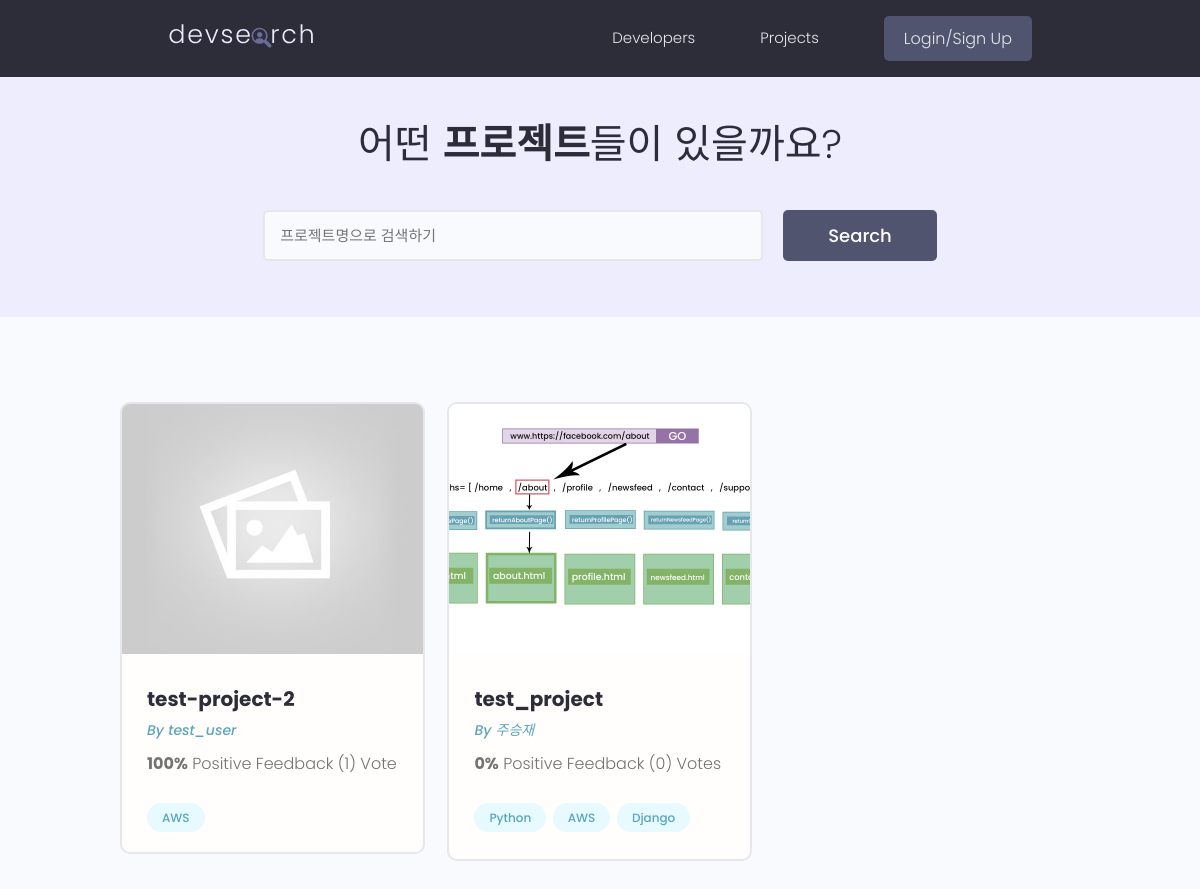
/projects/, run on the app's committed database.
### projects/models.py (models this page shows, shortened)
class Project(models.Model):
    owner = models.ForeignKey(
        Profile, null=True, blank=True, on_delete=models.CASCADE)
    title = models.CharField(max_length=200)
    description = models.TextField(null=True, blank=True)
    featured_image = models.ImageField(
        null=True, blank=True, default="default.jpg")
    demo_link = models.CharField(max_length=2000, null=True, blank=True)
    source_link = models.CharField(max_length=2000, null=True, blank=True)
    tags = models.ManyToManyField('Tag', blank=True)
    vote_total = models.IntegerField(default=0, null=True, blank=True)
    vote_ratio = models.IntegerField(default=0, null=True, blank=True)
    created = models.DateTimeField(auto_now_add=True)
    id = models.UUIDField(default=uuid.uuid4, unique=True,
                          primary_key=True, editable=False)
    class Meta:
        ordering = ['-vote_ratio', '-vote_total', 'title']
    @property
    def imageURL(self):
        try:
            url = self.featured_image.url
        except:
            url = ''
        return url

class Tag(models.Model):
    name = models.CharField(max_length=200)
    created = models.DateTimeField(auto_now_add=True)
    id = models.UUIDField(default=uuid.uuid4, unique=True,
                          primary_key=True, editable=False)
    def __str__(self):
        return self.name

### users/models.py (models this page shows, shortened)
class Profile(models.Model):
    user = models.OneToOneField(
        User, on_delete=models.CASCADE, null=True, blank=True)
    name = models.CharField(max_length=200, blank=True, null=True)
    email = models.EmailField(max_length=500, blank=True, null=True)
    username = models.CharField(max_length=200, blank=True, null=True)
    location = models.CharField(max_length=200, blank=True, null=True)
    short_intro = models.CharField(max_length=200, blank=True, null=True)
    bio = models.TextField(blank=True, null=True)
    profile_image = models.ImageField(
        null=True, blank=True, upload_to='profiles/', default="profiles/user-default.png")
    social_github = models.CharField(max_length=200, blank=True, null=True)
    social_twitter = models.CharField(max_length=200, blank=True, null=True)
    social_linkedin = models.CharField(max_length=200, blank=True, null=True)
    social_youtube = models.CharField(max_length=200, blank=True, null=True)
    social_website = models.CharField(max_length=200, blank=True, null=True)
    created = models.DateTimeField(auto_now_add=True)
    id = models.UUIDField(default=uuid.uuid4, unique=True,
                          primary_key=True, editable=False)
    class Meta:
        ordering = ['created']

### projects/views.py (the view)
# urls.py: path('projects/', views.getProjects),
def projects(request):
    projects, search_query = searchProjects(request)
    custom_range, projects = paginateProjects(request, projects, 6)
    context = {'projects': projects,
               'search_query': search_query, 'custom_range': custom_range}
    return render(request, 'projects/projects.html', context)

### projects/utils.py (called while the page is built)
def paginateProjects(request, projects, results):
    page = request.GET.get('page')
    paginator = Paginator(projects, results)
    try:
        projects = paginator.page(page)
    except PageNotAnInteger:
        page = 1
        projects = paginator.page(page)
    except EmptyPage:
        page = paginator.num_pages
        projects = paginator.page(page)
    leftIndex = (int(page) - 4)
    if leftIndex < 1:
        leftIndex = 1
    rightIndex = (int(page) + 5)
    if rightIndex > paginator.num_pages:
        rightIndex = paginator.num_pages + 1
    custom_range = range(leftIndex, rightIndex)
    return custom_range, projects

def searchProjects(request):
    search_query = ''
    if request.GET.get('search_query'):
        search_query = request.GET.get('search_query')
    tags = Tag.objects.filter(name__icontains=search_query)
    projects = Project.objects.distinct().filter(
        Q(title__icontains=search_query) |
        Q(description__icontains=search_query) |
        Q(owner__name__icontains=search_query) |
        Q(tags__in=tags)
    )
    return projects, search_query

### projects/templates/projects/projects.html (shortened to what this page needs)
{% extends 'main.html' %}
{% block content %}
<main class="projects">
    <section class="hero-section text-center">
        <div class="container container--narrow">
            <div class="hero-section__box">
                <h2>어떤 <span>프로젝트</span>들이 있을까요?</h2>
            </div>
            <div class="hero-section__search">
                <form id='searchForm' class="form" action="{% url 'projects' %}" method="get">
                    <div class="form__field">
                        <input class="input input--text" id="formInput#search" type="text" name="search_query"
                            placeholder="프로젝트명으로 검색하기" value="{{search_query}}" />
                    </div>
                    <input class="btn btn--sub btn--lg" type="submit" value="Search" />
                </form>
            </div>
        </div>
    </section>
    <section class="projectsList">
        <div class="container">
            <div class="grid grid--three">
                {% for project in projects %}
                <div class="column">
                    <div class="card project">
                        <a href="{% url 'project' project.id %}" class="project">
                            <img class="project__thumbnail" src="{{project.imageURL}}" alt="project thumbnail" />
                            <div class="card__body">
                                <h3 class="project__title">{{project.title}}</h3>
                                <p><a class="project__author" href="{% url 'user-profile' project.owner.id %}">By
                                        {{project.owner.name}}</a>
                                </p>
                                <p class="project--rating">
                                    <span style="font-weight: bold;">{{project.vote_ratio}}%</span> Positive
                                    Feedback ({{project.vote_total}}) Vote{{project.vote_total|pluralize:"s"}}
                                </p>
                                <div class="project__tags">
                                    {% for tag in project.tags.all %}
                                    <span class="tag tag--pill tag--main">
                                        <small>{{tag}}</small>
                                    </span>
                                    {% endfor %}
                                </div>
                            </div>
                        </a>
                    </div>
                </div>
                {% endfor %}
            </div>
        </div>
    </section>
</main>
{% endblock %}

### static/styles/app.css (style rules this page uses)
:root { --color-sub: #2d2d39; }
.btn--sub { background-color: var(--color-sub-light); }
.card { border: 2px solid var(--color-light); }
img { width: 100%; }
.hero-section { height: 40vh; display: flex; align-items: center; background-color: var(--color-sub); }
.hero-section__box { margin-bottom: 4rem; }
.hero-section__box > h2, .hero-section__box > h2 > span { font-size: 4rem; color: var(--color-light); line-height: 1.3; text-transform: uppercase; }
.hero-section__box > h2 { font-weight: 300; }
.hero-section__box > h2 > span { font-weight: 700; }
.hero-section__search > .form { display: flex; align-items: center; justify-content: center; gap: 2rem; }
.hero-section__search > .form input.input--text { width: 50rem; }
.project__author { font-size: 1.4rem; font-style: italic; }
.project--rating { margin-bottom: 1.6em; margin-top: .5em; }
.projects > .hero-section { background: var(--color-sub-lighter); height: 30vh; }
.projects .hero-section__box { margin-bottom: 2.5rem; }
.projects .hero-section__box > h2 { color: var(--color-sub); }
.projects .hero-section__box > h2 > span { font-weight: 700; color: var(--color-sub); }
.projectsList { margin-top: 8rem; }
.project__thumbnail { height: 25rem; object-fit: cover; object-position: top center; }
.project__title { font-size: 2rem; font-weight: 700; color: var(--color-sub); }

### static/uikit/styles/modules/_variables.css (style rules this page uses)
:root { --color-main: #5aa5b9; --color-main-light: #e6faff; --color-sub: #3f4156; --color-sub-light: #51546e; --color-sub-lighter: #ededfd; --color-text: #737373; --color-gray: #8b8b8b; --color-light: #e5e7eb; --color-light-gray: #767676; --color-bg: #f8fafd; --color-white: #fffefd; --color-white-light: #f3f3f3; --color-success: #359e64; --color-success-bg: #def8e8; --color-error: #fc4b0b; --color-error-bg: #fff2ee; --font-base: 'Poppins', arial, helvetica, 'Segoe UI', roboto, ubuntu, sans-serif; --font-monospace: 'Fira Code', 'Courier New', courier, monospace; --font-regular: 300; --font-medium: 500; --font-bold: 700; --generic-shadow: 1px 1px 5px #00000010; --generic-transition: all 0.3s ease-in-out; }

### static/uikit/styles/modules/_base.css (style rules this page uses)
* { margin: 0; padding: 0; box-sizing: border-box; text-rendering: optimizeLegibility; color: inherit; font-size: inherit; }
html { font-size: 50%; }
@media only screen and (min-width: 480px) { html { font-size: 56.25%; } }
@media only screen and (min-width: 1200px) { html { font-size: 62.5%; } }
body { line-height: 1.6; font-weight: 400; font-size: 1.5rem; color: var(--color-text); background-color: var(--color-bg); min-height: 100vh; }

### static/uikit/styles/modules/_typography.css (style rules this page uses)
* { font-family: var(--font-base); }
h2 { font-size: 3.6rem; font-weight: var(--font-bold); }
h3 { font-size: 3.2rem; font-weight: var(--font-medium); }
p, span, strong { font-size: 1.6rem; color: var(--color-text); font-weight: var(--font-regular); }
a { padding-bottom: 2px; text-decoration: none; display: inline-block; color: var(--color-main); font-weight: var(--font-medium); }

### static/uikit/styles/modules/_utilities.css (style rules this page uses)
.container { width: 92%; max-width: 165rem; margin: 0 auto; box-sizing: border-box; }
.container--narrow { width: 92%; max-width: 120rem; }
@media screen and (min-width: 1000px) { .container { width: 90%; } }
@media screen and (min-width: 1000px) { .container--narrow { width: 85%; } }
@media screen and (min-width: 1200px) { .container { width: 80%; } }
@media screen and (min-width: 1200px) { .container--narrow { width: 72%; } }
.text-center { text-align: center; }

### static/uikit/styles/modules/_button.css (style rules this page uses)
.btn { display: inline-block; position: relative; cursor: pointer; background-color: var(--color-light); font-weight: var(--font-medium); color: var(--color-sub); text-decoration: none; padding: 1rem 2rem; border-radius: 0.5rem; border: none; width: -webkit-fit-content; width: -moz-fit-content; width: fit-content; height: -webkit-fit-content; height: -moz-fit-content; height: fit-content; font-size: 1.6rem; outline-width: 0; outline-color: transparent; -webkit-backface-visibility: hidden; backface-visibility: hidden; transition: all 0.3s ease-in-out; }
.btn--sub { background-color: var(--color-sub); color: var(--color-white); }
.btn--lg { font-size: 1.8rem; padding: 1.2rem 4.5rem; }

### static/uikit/styles/modules/_card.css (style rules this page uses)
.card { border-radius: 1rem; background-color: var(--color-white); border: 1.5px solid var(--color-light); width: auto; height: auto; margin-top: 0.5rem; margin-bottom: 0.5rem; overflow: hidden; }
.card__body, .card__header { padding: 2rem 2.5rem; }

### data on the page
Project: imageURL (placeholder picture), title "test-project-2", owner.name "test_user", vote_ratio "100", vote_total "1"
Tag: name "AWS"
Project: imageURL (picture), title "test_project", owner.name "주승재", vote_ratio "0", vote_total "0"
Tag: name "Python"
Tag: name "Django"
